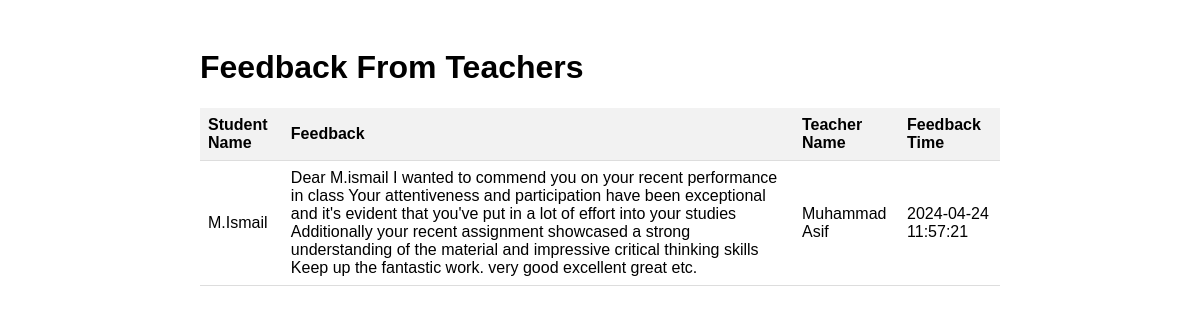
/sbj_feedback.php, run on the app's committed database.
### tables this page shows
CREATE TABLE IF NOT EXISTS `sb_feedback` (
  `id` int NOT NULL AUTO_INCREMENT,
  `student_name` varchar(100) NOT NULL,
  `feedback` text NOT NULL,
  `teacher_name` varchar(100) NOT NULL,
  `feedback_time` timestamp NULL DEFAULT CURRENT_TIMESTAMP,
  PRIMARY KEY (`id`)
);

### sbj_feedback.php (the view, shortened to what this page needs)
<?php
    $host="localhost";
    $user="root";
    $password="";
    $db="lms";
$conn = new mysqli($host,$user,$password,$db);
$sql = "SELECT * FROM sb_feedback";
$result = $conn->query($sql);
?>
<!DOCTYPE html>
<html lang="en">
<head>
</head>
<body>
    <div class="container">
        <h1>Feedback From Teachers</h1>
        <?php
        if ($result->num_rows > 0) {
            echo "<table>";
            echo "<tr><th>Student Name</th><th>Feedback</th><th>Teacher Name</th><th>Feedback Time</th></tr>";
            while($row = $result->fetch_assoc()) {
                echo "<tr>";
                echo "<td>" . $row["student_name"] . "</td>";
                echo "<td>" . $row["feedback"] . "</td>";
                echo "<td>" . $row["teacher_name"] . "</td>";
                echo "<td>" . $row["feedback_time"] . "</td>";
                echo "</tr>";
            }
            echo "</table>";
        } else {
            echo "No feedback available.";
        }
        ?>
    </div>
</body>
</html>

### sbj_feedback.php (style rules this page uses)
body { font-family: Arial, sans-serif; }
.container { max-width: 800px; margin: 0 auto; padding: 20px; }
table { width: 100%; border-collapse: collapse; }
th, td { padding: 8px; text-align: left; border-bottom: 1px solid #ddd; }
th { background-color: #f2f2f2; }

### data on the page
sb_feedback: student_name "M.Ismail", feedback "Dear M.ismail I wanted to commend you on your recent performance in class Your attentiveness and participation have been exceptional and it's evident that you've put in a lot of effort into your studies Additionally your recent assignment showcased a strong understanding of the material and impressive critical thinking skills Keep up the fantastic work. very good excellent great etc.", teacher_name "Muhammad Asif", feedback_time "2024-04-24 11:57:21"
